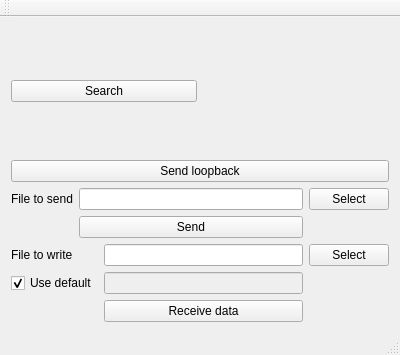
<?xml version="1.0" encoding="UTF-8"?>
<ui version="4.0">
 <class>MainWindow</class>
 <widget class="QMainWindow" name="MainWindow">
  <property name="geometry">
   <rect>
    <x>0</x>
    <y>0</y>
    <width>400</width>
    <height>355</height>
   </rect>
  </property>
  <property name="windowTitle">
   <string>FTDI FIFO control</string>
  </property>
  <widget class="QWidget" name="centralWidget">
   <layout class="QVBoxLayout" name="verticalLayout_2">
    <item>
     <layout class="QVBoxLayout" name="verticalLayout">
      <item>
       <layout class="QHBoxLayout" name="horizontalLayout">
        <item>
         <widget class="QPushButton" name="searchButton">
          <property name="text">
           <string>Search</string>
          </property>
         </widget>
        </item>
        <item>
         <widget class="QLabel" name="statusLabel">
          <property name="text">
           <string/>
          </property>
         </widget>
        </item>
       </layout>
      </item>
      <item>
       <layout class="QHBoxLayout" name="horizontalLayout_2">
        <item>
         <widget class="QPushButton" name="loopbackButton">
          <property name="text">
           <string>Send loopback</string>
          </property>
         </widget>
        </item>
       </layout>
      </item>
      <item>
       <layout class="QGridLayout" name="gridLayout">
        <item row="0" column="1">
         <widget class="QLineEdit" name="sendFileNameEdit"/>
        </item>
        <item row="0" column="0">
         <widget class="QLabel" name="label">
          <property name="text">
           <string>File to send</string>
          </property>
         </widget>
        </item>
        <item row="0" column="2">
         <widget class="QPushButton" name="selectSendFileButton">
          <property name="text">
           <string>Select</string>
          </property>
         </widget>
        </item>
        <item row="1" column="1">
         <widget class="QPushButton" name="sendFileButton">
          <property name="text">
           <string>Send</string>
          </property>
         </widget>
        </item>
       </layout>
      </item>
      <item>
       <layout class="QGridLayout" name="gridLayout_2">
        <item row="0" column="1">
         <widget class="QLineEdit" name="receiveFileNameEdit"/>
        </item>
        <item row="0" column="0">
         <widget class="QLabel" name="label_2">
          <property name="text">
           <string>File to write</string>
          </property>
         </widget>
        </item>
        <item row="0" column="2">
         <widget class="QPushButton" name="selectReceiveFileButton">
          <property name="text">
           <string>Select</string>
          </property>
         </widget>
        </item>
        <item row="2" column="1">
         <widget class="QPushButton" name="receiveInFileButton">
          <property name="text">
           <string>Receive data</string>
          </property>
         </widget>
        </item>
        <item row="1" column="0">
         <widget class="QCheckBox" name="useDefSizeCheckBox">
          <property name="text">
           <string>Use default</string>
          </property>
          <property name="checked">
           <bool>true</bool>
          </property>
         </widget>
        </item>
        <item row="1" column="1">
         <widget class="QLineEdit" name="receiveDataSizeEdit">
          <property name="enabled">
           <bool>false</bool>
          </property>
         </widget>
        </item>
       </layout>
      </item>
     </layout>
    </item>
   </layout>
  </widget>
  <widget class="QMenuBar" name="menuBar">
   <property name="geometry">
    <rect>
     <x>0</x>
     <y>0</y>
     <width>400</width>
     <height>25</height>
    </rect>
   </property>
  </widget>
  <widget class="QToolBar" name="mainToolBar">
   <attribute name="toolBarArea">
    <enum>TopToolBarArea</enum>
   </attribute>
   <attribute name="toolBarBreak">
    <bool>false</bool>
   </attribute>
  </widget>
  <widget class="QStatusBar" name="statusBar"/>
 </widget>
 <layoutdefault spacing="6" margin="11"/>
 <resources/>
 <connections>
  <connection>
   <sender>selectSendFileButton</sender>
   <signal>clicked()</signal>
   <receiver>MainWindow</receiver>
   <slot>selectFileToSend()</slot>
   <hints>
    <hint type="sourcelabel">
     <x>388</x>
     <y>187</y>
    </hint>
    <hint type="destinationlabel">
     <x>79</x>
     <y>163</y>
    </hint>
   </hints>
  </connection>
  <connection>
   <sender>loopbackButton</sender>
   <signal>clicked()</signal>
   <receiver>MainWindow</receiver>
   <slot>sendLoopback()</slot>
   <hints>
    <hint type="sourcelabel">
     <x>293</x>
     <y>141</y>
    </hint>
    <hint type="destinationlabel">
     <x>283</x>
     <y>81</y>
    </hint>
   </hints>
  </connection>
  <connection>
   <sender>searchButton</sender>
   <signal>clicked()</signal>
   <receiver>MainWindow</receiver>
   <slot>searchAndOpenDevice()</slot>
   <hints>
    <hint type="sourcelabel">
     <x>177</x>
     <y>85</y>
    </hint>
    <hint type="destinationlabel">
     <x>164</x>
     <y>38</y>
    </hint>
   </hints>
  </connection>
  <connection>
   <sender>sendFileButton</sender>
   <signal>clicked()</signal>
   <receiver>MainWindow</receiver>
   <slot>sendDataFromFile()</slot>
   <hints>
    <hint type="sourcelabel">
     <x>297</x>
     <y>220</y>
    </hint>
    <hint type="destinationlabel">
     <x>333</x>
     <y>250</y>
    </hint>
   </hints>
  </connection>
  <connection>
   <sender>selectReceiveFileButton</sender>
   <signal>clicked()</signal>
   <receiver>MainWindow</receiver>
   <slot>selectFileToReceive()</slot>
   <hints>
    <hint type="sourcelabel">
     <x>388</x>
     <y>255</y>
    </hint>
    <hint type="destinationlabel">
     <x>370</x>
     <y>295</y>
    </hint>
   </hints>
  </connection>
  <connection>
   <sender>receiveInFileButton</sender>
   <signal>clicked()</signal>
   <receiver>MainWindow</receiver>
   <slot>receiveInFile()</slot>
   <hints>
    <hint type="sourcelabel">
     <x>195</x>
     <y>308</y>
    </hint>
    <hint type="destinationlabel">
     <x>104</x>
     <y>308</y>
    </hint>
   </hints>
  </connection>
  <connection>
   <sender>useDefSizeCheckBox</sender>
   <signal>stateChanged(int)</signal>
   <receiver>MainWindow</receiver>
   <slot>processSizeCheckBox(int)</slot>
   <hints>
    <hint type="sourcelabel">
     <x>78</x>
     <y>278</y>
    </hint>
    <hint type="destinationlabel">
     <x>71</x>
     <y>293</y>
    </hint>
   </hints>
  </connection>
 </connections>
 <slots>
  <slot>selectFileToSend()</slot>
  <slot>sendLoopback()</slot>
  <slot>searchAndOpenDevice()</slot>
  <slot>sendDataFromFile()</slot>
  <slot>selectFileToReceive()</slot>
  <slot>receiveInFile()</slot>
  <slot>processSizeCheckBox(int)</slot>
 </slots>
</ui>
